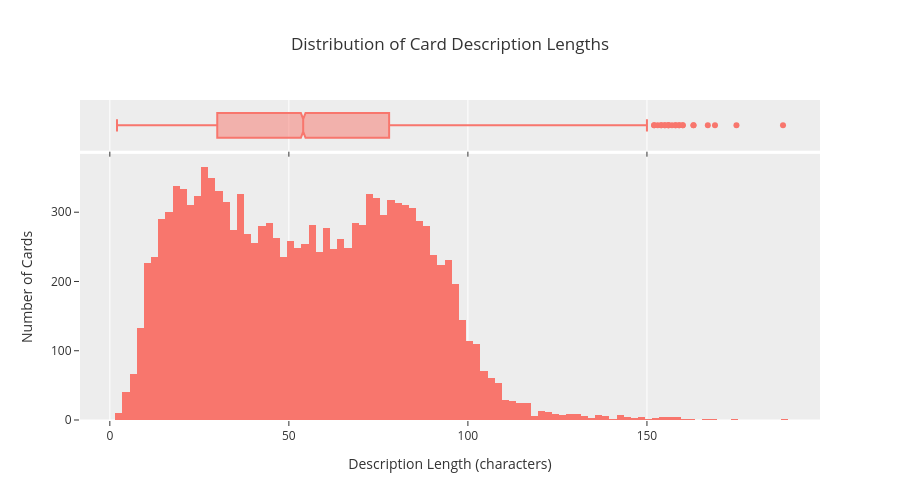

Here is the notebook cell this chart was saved with:
### Code cell
fig = px.histogram(
    data, 
    x='desc_length',
    title='Distribution of Card Description Lengths',
    height=500,
    template='ggplot2',
    # nbins=50,  
    marginal='box'
)
fig.update_yaxes(showgrid=False)
fig.update_layout(xaxis_title='Description Length (characters)', yaxis_title='Number of Cards')
fig.show()

### Figure 1 — Plotly figure (JSON) as saved in the notebook; plotly's stock layout.template omitted (floating-point values rounded to 4 significant figures; data arrays with more than 128 entries replaced by an {"elided": "..."} marker saying what was removed)
{"data": [{"bingroup": "x", "hovertemplate": "desc_length=%{x}<br>count=%{y}<extra></extra>", "legendgroup": "", "marker": {"color": "#F8766D", "pattern": {"shape": ""}}, "name": "", "orientation": "v", "showlegend": false, "type": "histogram", "x": {"elided": "13480 int values"}, "xaxis": "x", "yaxis": "y"}, {"hovertemplate": "desc_length=%{x}<extra></extra>", "legendgroup": "", "marker": {"color": "#F8766D"}, "name": "", "notched": true, "showlegend": false, "type": "box", "x": {"elided": "13480 int values"}, "xaxis": "x2", "yaxis": "y2"}], "layout": {"barmode": "relative", "height": 500, "legend": {"tracegroupgap": 0}, "title": {"text": "Distribution of Card Description Lengths"}, "xaxis": {"anchor": "y", "domain": [0, 1], "title": {"text": "Description Length (characters)"}}, "xaxis2": {"anchor": "y2", "domain": [0, 1], "matches": "x", "showticklabels": false}, "yaxis": {"anchor": "x", "domain": [0, 0.8316], "showgrid": false, "title": {"text": "Number of Cards"}}, "yaxis2": {"anchor": "x2", "domain": [0.8416, 1], "matches": "y2", "showgrid": false, "showline": false, "showticklabels": false, "ticks": ""}}}
